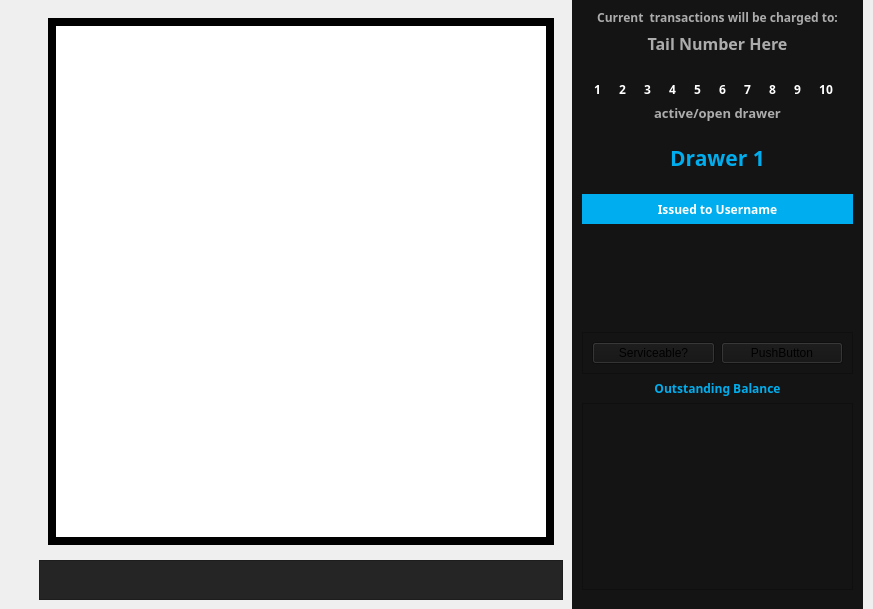
    <widget class="QFrame" name="mid">
     <property name="sizePolicy">
      <sizepolicy hsizetype="Preferred" vsizetype="Expanding">
       <horstretch>0</horstretch>
       <verstretch>0</verstretch>
      </sizepolicy>
     </property>
     <property name="minimumSize">
      <size>
       <width>0</width>
       <height>500</height>
      </size>
     </property>
     <property name="frameShape">
      <enum>QFrame::NoFrame</enum>
     </property>
     <property name="frameShadow">
      <enum>QFrame::Plain</enum>
     </property>
     <layout class="QHBoxLayout" name="horizontalLayout_2">
      <property name="spacing">
       <number>0</number>
      </property>
      <property name="leftMargin">
       <number>0</number>
      </property>
      <property name="topMargin">
       <number>0</number>
      </property>
      <property name="rightMargin">
       <number>10</number>
      </property>
      <property name="bottomMargin">
       <number>0</number>
      </property>
      <item>
       <widget class="QFrame" name="Diagram">
        <property name="frameShape">
         <enum>QFrame::NoFrame</enum>
        </property>
        <property name="frameShadow">
         <enum>QFrame::Plain</enum>
        </property>
        <layout class="QGridLayout" name="gridLayout_2">
         <property name="leftMargin">
          <number>30</number>
         </property>
         <property name="topMargin">
          <number>0</number>
         </property>
         <property name="rightMargin">
          <number>0</number>
         </property>
         <property name="bottomMargin">
          <number>0</number>
         </property>
         <property name="spacing">
          <number>0</number>
         </property>
         <item row="0" column="0">
          <widget class="QStackedWidget" name="stackedWidget">
           <property name="currentIndex">
            <number>1</number>
           </property>
           <widget class="QWidget" name="closeDrawer">
            <property name="sizePolicy">
             <sizepolicy hsizetype="Expanding" vsizetype="Expanding">
              <horstretch>0</horstretch>
              <verstretch>0</verstretch>
             </sizepolicy>
            </property>
            <layout class="QVBoxLayout" name="verticalLayout_2">
             <property name="leftMargin">
              <number>0</number>
             </property>
             <property name="topMargin">
              <number>0</number>
             </property>
             <property name="rightMargin">
              <number>0</number>
             </property>
             <property name="bottomMargin">
              <number>0</number>
             </property>
             <item>
              <widget class="QLabel" name="lblCloseDrawerMessage">
               <property name="styleSheet">
                <string notr="true">image: url(:/images/images/close_drawer.png);</string>
               </property>
               <property name="text">
                <string/>
               </property>
               <property name="pixmap">
                <pixmap resource="resources.qrc">:/images/images/close_drawer.png</pixmap>
               </property>
               <property name="scaledContents">
                <bool>false</bool>
               </property>
               <property name="alignment">
                <set>Qt::AlignCenter</set>
               </property>
              </widget>
             </item>
            </layout>
           </widget>
           <widget class="QWidget" name="OpenDrawer">
            <layout class="QVBoxLayout" name="verticalLayout_3">
             <item>
              <widget class="QFrame" name="frame_2">
               <property name="frameShape">
                <enum>QFrame::NoFrame</enum>
               </property>
               <property name="frameShadow">
                <enum>QFrame::Plain</enum>
               </property>
               <property name="lineWidth">
                <number>5</number>
               </property>
               <layout class="QGridLayout" name="gridLayout_8">
                <item row="0" column="0">
                 <widget class="QGraphicsView" name="graphicsView">
                  <property name="frameShape">
                   <enum>QFrame::Box</enum>
                  </property>
                  <property name="frameShadow">
                   <enum>QFrame::Plain</enum>
                  </property>
                  <property name="lineWidth">
                   <number>8</number>
                  </property>
                 </widget>
                </item>
               </layout>
              </widget>
             </item>
             <item>
              <widget class="QFrame" name="frame">
               <property name="sizePolicy">
                <sizepolicy hsizetype="Preferred" vsizetype="Fixed">
                 <horstretch>0</horstretch>
                 <verstretch>0</verstretch>
                </sizepolicy>
               </property>
               <property name="minimumSize">
                <size>
                 <width>0</width>
                 <height>36</height>
                </size>
               </property>
               <property name="styleSheet">
                <string notr="true">background-color: rgb(37, 37, 37);</string>
               </property>
               <property name="frameShape">
                <enum>QFrame::StyledPanel</enum>
               </property>
               <property name="frameShadow">
                <enum>QFrame::Raised</enum>
               </property>
               <layout class="QHBoxLayout" name="horizontalLayout_4">
                <item>
                 <widget class="QLabel" name="label_14">
                  <property name="minimumSize">
                   <size>
                    <width>464</width>
                    <height>15</height>
                   </size>
                  </property>
                  <property name="styleSheet">
                   <string notr="true"/>
                  </property>
                  <property name="text">
                   <string/>
                  </property>
                  <property name="pixmap">
                   <pixmap>images/colorcode_svg.svg</pixmap>
                  </property>
                 </widget>
                </item>
                <item>
                 <spacer name="horizontalSpacer_7">
                  <property name="orientation">
                   <enum>Qt::Horizontal</enum>
                  </property>
                  <property name="sizeHint" stdset="0">
                   <size>
                    <width>40</width>
                    <height>20</height>
                   </size>
                  </property>
                 </spacer>
                </item>
               </layout>
              </widget>
             </item>
            </layout>
           </widget>
          </widget>
         </item>
        </layout>
       </widget>
      </item>
      <item>
       <widget class="QFrame" name="Statuspanel">
        <property name="sizePolicy">
         <sizepolicy hsizetype="Fixed" vsizetype="Preferred">
          <horstretch>0</horstretch>
          <verstretch>0</verstretch>
         </sizepolicy>
        </property>
        <property name="minimumSize">
         <size>
          <width>291</width>
          <height>0</height>
         </size>
        </property>
        <property name="maximumSize">
         <size>
          <width>291</width>
          <height>16777215</height>
         </size>
        </property>
        <property name="styleSheet">
         <string notr="true">background-color: rgb(20, 20, 20);</string>
        </property>
        <property name="frameShape">
         <enum>QFrame::NoFrame</enum>
        </property>
        <property name="frameShadow">
         <enum>QFrame::Plain</enum>
        </property>
        <layout class="QGridLayout" name="gridLayout_7">
         <property name="leftMargin">
          <number>0</number>
         </property>
         <property name="rightMargin">
          <number>0</number>
         </property>
         <item row="0" column="0">
          <layout class="QVBoxLayout" name="verticalLayout_4">
           <property name="leftMargin">
            <number>10</number>
           </property>
           <property name="rightMargin">
            <number>10</number>
           </property>
           <item>
            <widget class="QLabel" name="label_15">
             <property name="font">
              <font>
               <family>Century Gothic</family>
               <weight>75</weight>
               <bold>true</bold>
              </font>
             </property>
             <property name="styleSheet">
              <string notr="true">color: rgb(172, 172, 172);</string>
             </property>
             <property name="text">
              <string>Current  transactions will be charged to:</string>
             </property>
             <property name="alignment">
              <set>Qt::AlignCenter</set>
             </property>
            </widget>
           </item>
           <item>
            <widget class="QLabel" name="lblTailNumber">
             <property name="font">
              <font>
               <family>Century Gothic</family>
               <pointsize>12</pointsize>
               <weight>75</weight>
               <bold>true</bold>
              </font>
             </property>
             <property name="styleSheet">
              <string notr="true">color: rgb(172, 172, 172);</string>
             </property>
             <property name="text">
              <string>Tail Number Here</string>
             </property>
             <property name="alignment">
              <set>Qt::AlignCenter</set>
             </property>
            </widget>
           </item>
           <item>
            <layout class="QGridLayout" name="gridLayout_3">
             <item row="0" column="0">
              <widget class="QLabel" name="led1">
               <property name="sizePolicy">
                <sizepolicy hsizetype="Fixed" vsizetype="Preferred">
                 <horstretch>0</horstretch>
                 <verstretch>0</verstretch>
                </sizepolicy>
               </property>
               <property name="styleSheet">
                <string notr="true">background: rgba(255, 255, 255, 0);</string>
               </property>
               <property name="text">
                <string/>
               </property>
               <property name="pixmap">
                <pixmap resource="resources.qrc">:/svg/resources/led_off.svg</pixmap>
               </property>
               <property name="alignment">
                <set>Qt::AlignCenter</set>
               </property>
              </widget>
             </item>
             <item row="0" column="1">
              <widget class="QLabel" name="led2">
               <property name="sizePolicy">
                <sizepolicy hsizetype="Fixed" vsizetype="Preferred">
                 <horstretch>0</horstretch>
                 <verstretch>0</verstretch>
                </sizepolicy>
               </property>
               <property name="styleSheet">
                <string notr="true">background: rgba(255, 255, 255, 0);</string>
               </property>
               <property name="text">
                <string/>
               </property>
               <property name="pixmap">
                <pixmap resource="resources.qrc">:/svg/resources/led_off.svg</pixmap>
               </property>
               <property name="alignment">
                <set>Qt::AlignCenter</set>
               </property>
              </widget>
             </item>
             <item row="0" column="2">
              <widget class="QLabel" name="led3">
               <property name="sizePolicy">
                <sizepolicy hsizetype="Fixed" vsizetype="Preferred">
                 <horstretch>0</horstretch>
                 <verstretch>0</verstretch>
                </sizepolicy>
               </property>
               <property name="styleSheet">
                <string notr="true">background: rgba(255, 255, 255, 0);</string>
               </property>
               <property name="text">
                <string/>
               </property>
               <property name="pixmap">
                <pixmap resource="resources.qrc">:/svg/resources/led_off.svg</pixmap>
               </property>
               <property name="alignment">
                <set>Qt::AlignCenter</set>
               </property>
              </widget>
             </item>
             <item row="0" column="3">
              <widget class="QLabel" name="led4">
               <property name="sizePolicy">
                <sizepolicy hsizetype="Fixed" vsizetype="Preferred">
                 <horstretch>0</horstretch>
                 <verstretch>0</verstretch>
                </sizepolicy>
               </property>
               <property name="styleSheet">
                <string notr="true">background: rgba(255, 255, 255, 0);</string>
               </property>
               <property name="text">
                <string/>
               </property>
               <property name="pixmap">
                <pixmap resource="resources.qrc">:/svg/resources/led_off.svg</pixmap>
               </property>
               <property name="alignment">
                <set>Qt::AlignCenter</set>
               </property>
              </widget>
             </item>
             <item row="0" column="4">
              <widget class="QLabel" name="led5">
               <property name="sizePolicy">
                <sizepolicy hsizetype="Fixed" vsizetype="Preferred">
                 <horstretch>0</horstretch>
                 <verstretch>0</verstretch>
                </sizepolicy>
               </property>
               <property name="styleSheet">
                <string notr="true">background: rgba(255, 255, 255, 0);</string>
               </property>
               <property name="text">
                <string/>
               </property>
               <property name="pixmap">
                <pixmap resource="resources.qrc">:/svg/resources/led_off.svg</pixmap>
               </property>
               <property name="alignment">
                <set>Qt::AlignCenter</set>
               </property>
              </widget>
             </item>
             <item row="0" column="5">
              <widget class="QLabel" name="led6">
               <property name="sizePolicy">
                <sizepolicy hsizetype="Fixed" vsizetype="Preferred">
                 <horstretch>0</horstretch>
                 <verstretch>0</verstretch>
                </sizepolicy>
               </property>
               <property name="styleSheet">
                <string notr="true">background: rgba(255, 255, 255, 0);</string>
               </property>
               <property name="text">
                <string/>
               </property>
               <property name="pixmap">
                <pixmap resource="resources.qrc">:/svg/resources/led_off.svg</pixmap>
               </property>
               <property name="alignment">
                <set>Qt::AlignCenter</set>
               </property>
              </widget>
             </item>
             <item row="0" column="6">
              <widget class="QLabel" name="led7">
               <property name="sizePolicy">
                <sizepolicy hsizetype="Fixed" vsizetype="Preferred">
                 <horstretch>0</horstretch>
                 <verstretch>0</verstretch>
                </sizepolicy>
               </property>
               <property name="styleSheet">
                <string notr="true">background: rgba(255, 255, 255, 0);</string>
               </property>
               <property name="text">
                <string/>
               </property>
               <property name="pixmap">
                <pixmap resource="resources.qrc">:/svg/resources/led_off.svg</pixmap>
               </property>
               <property name="alignment">
                <set>Qt::AlignCenter</set>
               </property>
              </widget>
             </item>
             <item row="0" column="7">
              <widget class="QLabel" name="led8">
               <property name="sizePolicy">
                <sizepolicy hsizetype="Fixed" vsizetype="Preferred">
                 <horstretch>0</horstretch>
                 <verstretch>0</verstretch>
                </sizepolicy>
               </property>
               <property name="styleSheet">
                <string notr="true">background: rgba(255, 255, 255, 0);</string>
               </property>
               <property name="text">
                <string/>
               </property>
               <property name="pixmap">
                <pixmap resource="resources.qrc">:/svg/resources/led_off.svg</pixmap>
               </property>
               <property name="alignment">
                <set>Qt::AlignCenter</set>
               </property>
              </widget>
             </item>
             <item row="0" column="8">
              <widget class="QLabel" name="led9">
               <property name="sizePolicy">
                <sizepolicy hsizetype="Fixed" vsizetype="Preferred">
                 <horstretch>0</horstretch>
                 <verstretch>0</verstretch>
                </sizepolicy>
               </property>
               <property name="styleSheet">
                <string notr="true">background: rgba(255, 255, 255, 0);</string>
               </property>
               <property name="text">
                <string/>
               </property>
               <property name="pixmap">
                <pixmap resource="resources.qrc">:/svg/resources/led_off.svg</pixmap>
               </property>
               <property name="alignment">
                <set>Qt::AlignCenter</set>
               </property>
              </widget>
             </item>
             <item row="0" column="9">
              <widget class="QLabel" name="led10">
               <property name="sizePolicy">
                <sizepolicy hsizetype="Fixed" vsizetype="Preferred">
                 <horstretch>0</horstretch>
                 <verstretch>0</verstretch>
                </sizepolicy>
               </property>
               <property name="styleSheet">
                <string notr="true">background: rgba(255, 255, 255, 0);</string>
               </property>
               <property name="text">
                <string/>
               </property>
               <property name="pixmap">
                <pixmap resource="resources.qrc">:/svg/resources/led_off.svg</pixmap>
               </property>
               <property name="alignment">
                <set>Qt::AlignCenter</set>
               </property>
              </widget>
             </item>
             <item row="1" column="0">
              <widget class="QLabel" name="label_17">
               <property name="font">
                <font>
                 <family>Century Gothic</family>
                 <pointsize>9</pointsize>
                 <weight>75</weight>
                 <bold>true</bold>
                </font>
               </property>
               <property name="styleSheet">
                <string notr="true">color: rgb(255, 255, 255);</string>
               </property>
               <property name="text">
                <string>1</string>
               </property>
               <property name="alignment">
                <set>Qt::AlignCenter</set>
               </property>
              </widget>
             </item>
             <item row="1" column="1">
              <widget class="QLabel" name="label_18">
               <property name="font">
                <font>
                 <family>Century Gothic</family>
                 <pointsize>9</pointsize>
                 <weight>75</weight>
                 <bold>true</bold>
                </font>
               </property>
               <property name="styleSheet">
                <string notr="true">color: rgb(255, 255, 255);</string>
               </property>
               <property name="text">
                <string>2</string>
               </property>
               <property name="alignment">
                <set>Qt::AlignCenter</set>
               </property>
              </widget>
             </item>
             <item row="1" column="2">
              <widget class="QLabel" name="label_23">
               <property name="font">
                <font>
                 <family>Century Gothic</family>
                 <pointsize>9</pointsize>
                 <weight>75</weight>
                 <bold>true</bold>
                </font>
               </property>
               <property name="styleSheet">
                <string notr="true">color: rgb(255, 255, 255);</string>
               </property>
               <property name="text">
                <string>3</string>
               </property>
               <property name="alignment">
                <set>Qt::AlignCenter</set>
               </property>
              </widget>
             </item>
             <item row="1" column="3">
              <widget class="QLabel" name="label_24">
               <property name="font">
                <font>
                 <family>Century Gothic</family>
                 <pointsize>9</pointsize>
                 <weight>75</weight>
                 <bold>true</bold>
                </font>
               </property>
               <property name="styleSheet">
                <string notr="true">color: rgb(255, 255, 255);</string>
               </property>
               <property name="text">
                <string>4</string>
               </property>
               <property name="alignment">
                <set>Qt::AlignCenter</set>
               </property>
              </widget>
             </item>
             <item row="1" column="4">
              <widget class="QLabel" name="label_25">
               <property name="font">
                <font>
                 <family>Century Gothic</family>
                 <pointsize>9</pointsize>
                 <weight>75</weight>
                 <bold>true</bold>
                </font>
               </property>
               <property name="styleSheet">
                <string notr="true">color: rgb(255, 255, 255);</string>
               </property>
               <property name="text">
                <string>5</string>
               </property>
               <property name="alignment">
                <set>Qt::AlignCenter</set>
               </property>
              </widget>
             </item>
             <item row="1" column="5">
              <widget class="QLabel" name="label_26">
               <property name="font">
                <font>
                 <family>Century Gothic</family>
                 <pointsize>9</pointsize>
                 <weight>75</weight>
                 <bold>true</bold>
                </font>
               </property>
               <property name="styleSheet">
                <string notr="true">color: rgb(255, 255, 255);</string>
               </property>
               <property name="text">
                <string>6</string>
               </property>
               <property name="alignment">
                <set>Qt::AlignCenter</set>
               </property>
              </widget>
             </item>
             <item row="1" column="6">
              <widget class="QLabel" name="label_27">
               <property name="font">
                <font>
                 <family>Century Gothic</family>
                 <pointsize>9</pointsize>
                 <weight>75</weight>
                 <bold>true</bold>
                </font>
               </property>
               <property name="styleSheet">
                <string notr="true">color: rgb(255, 255, 255);</string>
               </property>
               <property name="text">
                <string>7</string>
               </property>
               <property name="alignment">
                <set>Qt::AlignCenter</set>
               </property>
              </widget>
             </item>
             <item row="1" column="7">
              <widget class="QLabel" name="label_28">
               <property name="font">
                <font>
                 <family>Century Gothic</family>
                 <pointsize>9</pointsize>
                 <weight>75</weight>
                 <bold>true</bold>
                </font>
               </property>
               <property name="styleSheet">
                <string notr="true">color: rgb(255, 255, 255);</string>
               </property>
               <property name="text">
                <string>8</string>
               </property>
               <property name="alignment">
                <set>Qt::AlignCenter</set>
               </property>
              </widget>
             </item>
             <item row="1" column="8">
              <widget class="QLabel" name="label_29">
               <property name="font">
                <font>
                 <family>Century Gothic</family>
                 <pointsize>9</pointsize>
                 <weight>75</weight>
                 <bold>true</bold>
                </font>
               </property>
               <property name="styleSheet">
                <string notr="true">color: rgb(255, 255, 255);</string>
               </property>
               <property name="text">
                <string>9</string>
               </property>
               <property name="alignment">
                <set>Qt::AlignCenter</set>
               </property>
              </widget>
             </item>
             <item row="1" column="9">
              <widget class="QLabel" name="label_30">
               <property name="font">
                <font>
                 <family>Century Gothic</family>
                 <pointsize>9</pointsize>
                 <weight>75</weight>
                 <bold>true</bold>
                </font>
               </property>
               <property name="styleSheet">
                <string notr="true">color: rgb(255, 255, 255);</string>
               </property>
               <property name="text">
                <string>10</string>
               </property>
               <property name="alignment">
                <set>Qt::AlignCenter</set>
               </property>
              </widget>
             </item>
            </layout>
           </item>
           <item>
            <widget class="QLabel" name="label_31">
             <property name="font">
              <font>
               <family>Century Gothic</family>
               <pointsize>10</pointsize>
               <weight>75</weight>
               <bold>true</bold>
              </font>
             </property>
             <property name="styleSheet">
              <string notr="true">color: rgb(172, 172, 172);</string>
             </property>
             <property name="text">
              <string>active/open drawer</string>
             </property>
             <property name="alignment">
              <set>Qt::AlignCenter</set>
             </property>
            </widget>
           </item>
           <item>
            <widget class="QLabel" name="lblDrawerNum">
             <property name="sizePolicy">
              <sizepolicy hsizetype="Preferred" vsizetype="Fixed">
               <horstretch>0</horstretch>
               <verstretch>0</verstretch>
              </sizepolicy>
             </property>
             <property name="minimumSize">
              <size>
               <width>0</width>
               <height>60</height>
              </size>
             </property>
             <property name="maximumSize">
              <size>
               <width>16777215</width>
               <height>60</height>
              </size>
             </property>
             <property name="font">
              <font>
               <family>Century Gothic</family>
               <pointsize>16</pointsize>
               <weight>75</weight>
               <bold>true</bold>
              </font>
             </property>
             <property name="styleSheet">
              <string notr="true">color: rgb(0, 174, 239);</string>
             </property>
             <property name="text">
              <string>Drawer 1</string>
             </property>
             <property name="alignment">
              <set>Qt::AlignCenter</set>
             </property>
            </widget>
           </item>
           <item>
            <widget class="QLabel" name="lablUsername">
             <property name="sizePolicy">
              <sizepolicy hsizetype="Preferred" vsizetype="Fixed">
               <horstretch>0</horstretch>
               <verstretch>0</verstretch>
              </sizepolicy>
             </property>
             <property name="minimumSize">
              <size>
               <width>0</width>
               <height>30</height>
              </size>
             </property>
             <property name="maximumSize">
              <size>
               <width>16777215</width>
               <height>30</height>
              </size>
             </property>
             <property name="font">
              <font>
               <family>Century Gothic</family>
               <pointsize>9</pointsize>
               <weight>75</weight>
               <bold>true</bold>
              </font>
             </property>
             <property name="styleSheet">
              <string notr="true">background-color: rgb(0, 174, 239);
color: rgb(255, 255, 255);</string>
             </property>
             <property name="text">
              <string>Issued to Username</string>
             </property>
             <property name="alignment">
              <set>Qt::AlignCenter</set>
             </property>
            </widget>
           </item>
           <item>
            <widget class="QFrame" name="ToolDetailFrame">
             <property name="sizePolicy">
              <sizepolicy hsizetype="Preferred" vsizetype="Fixed">
               <horstretch>0</horstretch>
               <verstretch>0</verstretch>
              </sizepolicy>
             </property>
             <property name="minimumSize">
              <size>
               <width>0</width>
               <height>96</height>
              </size>
             </property>
             <property name="maximumSize">
              <size>
               <width>16777215</width>
               <height>96</height>
              </size>
             </property>
             <property name="frameShape">
              <enum>QFrame::NoFrame</enum>
             </property>
             <property name="frameShadow">
              <enum>QFrame::Plain</enum>
             </property>
            </widget>
           </item>
           <item>
            <widget class="QFrame" name="ToolChangeFrame">
             <property name="frameShape">
              <enum>QFrame::StyledPanel</enum>
             </property>
             <property name="frameShadow">
              <enum>QFrame::Raised</enum>
             </property>
             <layout class="QHBoxLayout" name="horizontalLayout_6">
              <item>
               <widget class="QPushButton" name="serviceableBtn">
                <property name="text">
                 <string>Serviceable?</string>
                </property>
               </widget>
              </item>
              <item>
               <widget class="QPushButton" name="spareBtn">
                <property name="text">
                 <string>PushButton</string>
                </property>
               </widget>
              </item>
             </layout>
            </widget>
           </item>
           <item>
            <widget class="QLabel" name="label_35">
             <property name="font">
              <font>
               <family>Century Gothic</family>
               <pointsize>9</pointsize>
               <weight>75</weight>
               <bold>true</bold>
              </font>
             </property>
             <property name="styleSheet">
              <string notr="true">color: rgb(0, 174, 239);</string>
             </property>
             <property name="text">
              <string>Outstanding Balance</string>
             </property>
             <property name="alignment">
              <set>Qt::AlignCenter</set>
             </property>
            </widget>
           </item>
           <item>
            <widget class="QFrame" name="UserBalanceFrame">
             <property name="sizePolicy">
              <sizepolicy hsizetype="Preferred" vsizetype="Fixed">
               <horstretch>0</horstretch>
               <verstretch>0</verstretch>
              </sizepolicy>
             </property>
             <property name="minimumSize">
              <size>
               <width>0</width>
               <height>187</height>
              </size>
             </property>
             <property name="maximumSize">
              <size>
               <width>16777215</width>
               <height>197</height>
              </size>
             </property>
             <property name="frameShape">
              <enum>QFrame::StyledPanel</enum>
             </property>
             <property name="frameShadow">
              <enum>QFrame::Raised</enum>
             </property>
            </widget>
           </item>
          </layout>
         </item>
         <item row="1" column="0">
          <spacer name="verticalSpacer">
           <property name="orientation">
            <enum>Qt::Vertical</enum>
           </property>
           <property name="sizeType">
            <enum>QSizePolicy::Fixed</enum>
           </property>
           <property name="sizeHint" stdset="0">
            <size>
             <width>20</width>
             <height>10</height>
            </size>
           </property>
          </spacer>
         </item>
        </layout>
       </widget>
      </item>
     </layout>
    </widget>
